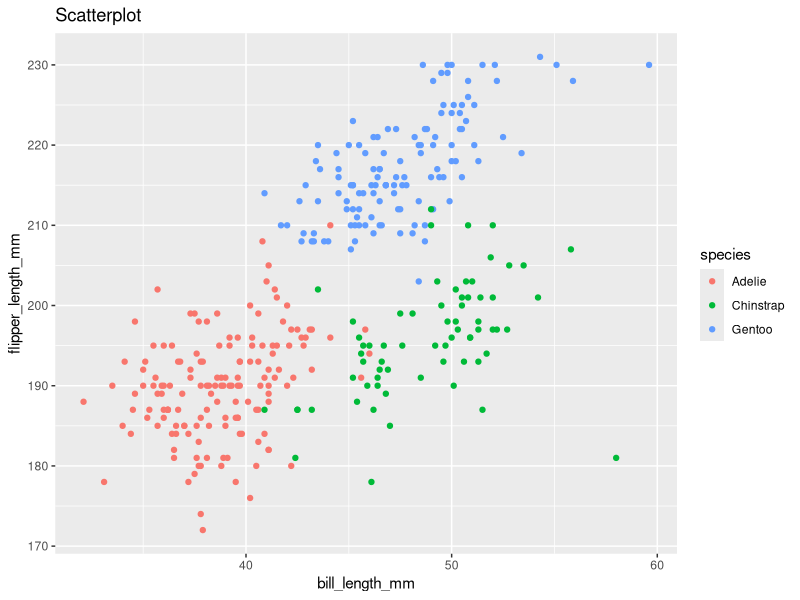
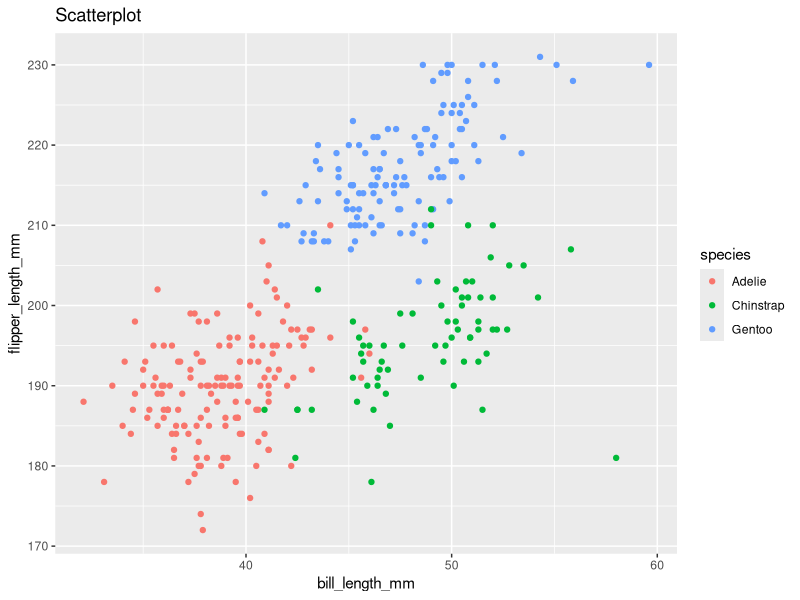

Here is the R script that generated these plots, in order:
## ---- chunk 1
library(tidyverse)
## ---- chunk 2
prob1_df =
    tibble(
        samp = rnorm(10),
        samp_gt_0 = samp > 0,
        char_vec = c("a", "b", "c", "d", "e", "f", "g", "h", "i", "j"),
        factor_vec = c("low", "low", "low", "mod", "mod", "mod","mod", "high", "high", "high")
    )
## ---- chunk 3
mean(pull(prob1_df, samp))
mean(pull(prob1_df, samp_gt_0))
mean(pull(prob1_df, char_vec))
mean(pull(prob1_df, factor_vec))
## ---- chunk 4
as.numeric(pull(prob1_df, samp))
as.numeric(pull(prob1_df, samp_gt_0))
as.numeric(pull(prob1_df, char_vec))
as.numeric(pull(prob1_df, factor_vec))
## ---- chunk 5
# convert the logical vector to numeric, and multiply the random sample by the result
as.numeric(pull(prob1_df, samp_gt_0)) * pull(prob1_df, samp)

# convert the logical vector to a factor, and multiply the random sample by the result
as.factor(pull(prob1_df, samp_gt_0)) * pull(prob1_df, samp)

# convert the logical vector to a factor and then convert the result to numeric, and multiply the random sample by the result
as.numeric(as.factor(pull(prob1_df, samp_gt_0))) * pull(prob1_df, samp)
## ---- chunk 6
#install.packages("palmerpenguins")
data("penguins", package = "palmerpenguins")
## ---- chunk 7
summary(penguins)
## ---- chunk 8
ggplot(penguins, 
       aes(x = bill_length_mm, 
           y = flipper_length_mm, 
           color = species)) + geom_point() + ggtitle("Scatterplot")
## ---- chunk 9
ggsave("Scatterplot.pdf", height = 5, width = 5)
